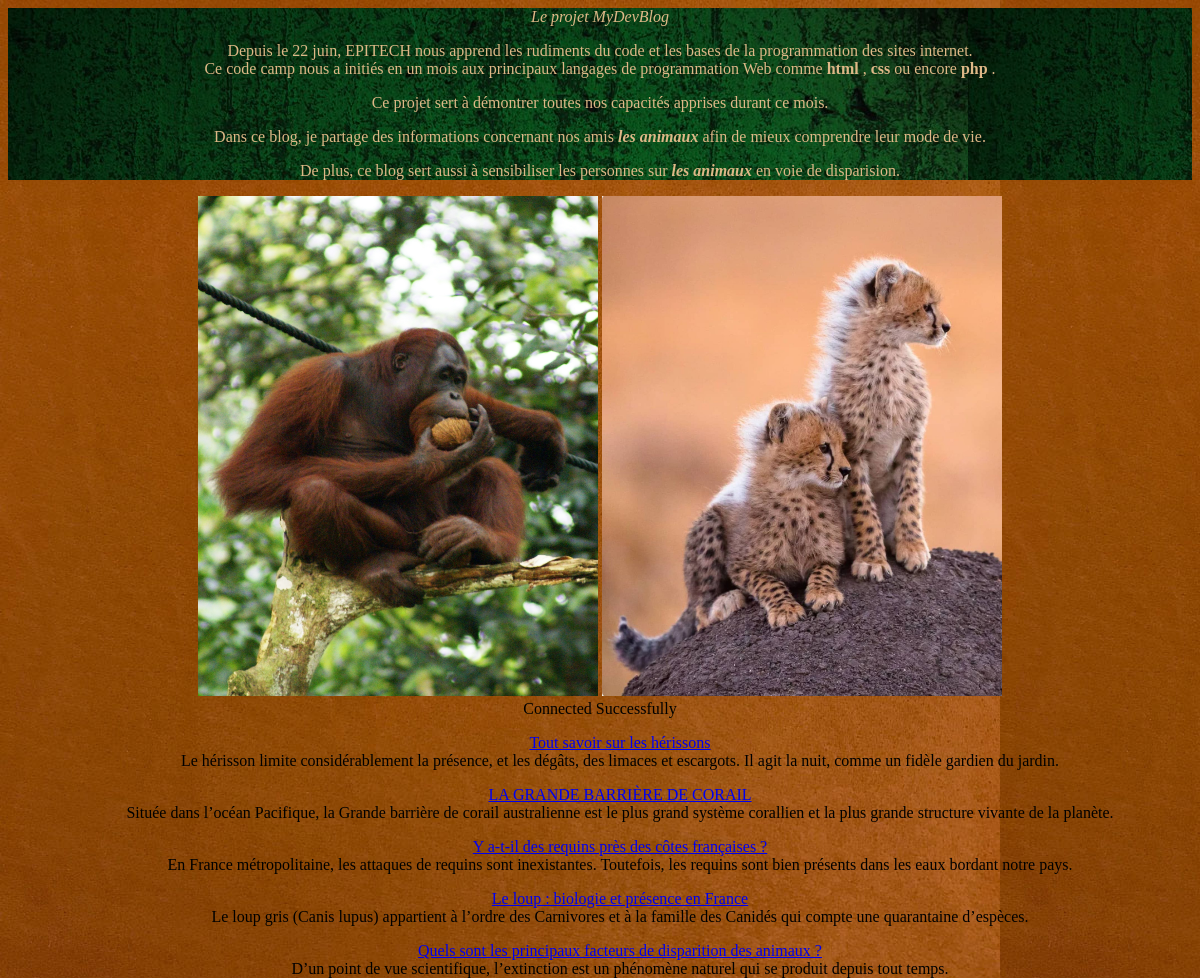
Page /front-office-accueil.php on the committed database.
### tables this page shows
CREATE TABLE `articles` (
  `id` int(11) NOT NULL,
  `titre` text NOT NULL,
  `image` text NOT NULL,
  `date de publication` date NOT NULL,
  `auteur` text NOT NULL,
  `texte` text NOT NULL,
  `extrait` varchar(300) NOT NULL
);

### front-office-accueil.php (the view, shortened to what this page needs)
<DOCTYPE html>
<html lang="fr">
    <head>
        <link rel="stylesheet" href="mydevblog.css">
    </head>
    <main class="accueil">
        <p><i> Le projet MyDevBlog </i></p>
        <p>Depuis le 22 juin, EPITECH nous apprend les rudiments du code et les bases de la programmation des sites internet.
        <br>Ce code camp nous a  initiés en un mois aux principaux langages de programmation Web comme <b> html </b>, <b> css </b> ou encore<b> php </b>.</p>
           Ce projet sert à démontrer toutes nos capacités apprises durant ce mois.
        <br><p> Dans ce blog, je partage des informations concernant nos amis <b><i> les animaux </i></b> afin de mieux comprendre leur mode de vie.</p>
        <p> De plus, ce blog sert aussi à sensibiliser les personnes sur <b><i> les animaux </i></b> en voie de disparision.</p>
    </main>
<main class="image">
        <div>
                     <img src="Orang_Utan.jpg"  alt="photo codage" width="400" height="500">  <img src="guepard.jpg"  alt="photo stage codage" width="400" height="500">
        </div>
</main>
<main class="articles">
        <?php
      function connect_to_database(){
     $servername = 'localhost';
     $username = 'root';
     $password= '';
     $madatabase = 'mydevblog';
try {
    $pdo = new PDO("mysql:host=$servername;dbname=$madatabase",$username,$password);
    $pdo->setAttribute(PDO::ATTR_ERRMODE,PDO::ERRMODE_EXCEPTION);
    echo "Connected Successfully";
    return $pdo;
}
catch (PDOException $e){
    echo "connection failed : ".$e->getMessage();
}
}
$pdo= connect_to_database();
$users = $pdo->query("SELECT * FROM articles ORDER BY id DESC LIMIT 5")->fetchAll();
       echo "<ul>";
foreach ($users as $user){
    echo "<p><a href = \"articles.php?articles=".$user['id']."\">". $user ['titre']."</a><br>";
    echo $user ['extrait']."<br></p>";
}
echo "</ul>";
?>
</main>
</html>

### mydevblog.css (style rules this page uses)
main.Accueil { background-image:url("texture-424726_960_720.jpg"); display: block; text-align: center; color: burlywood; }
main.articles { text-align: center; }
main.image { text-align: center; }

### rows in the picture
articles: titre "Tout savoir sur les hérissons", extrait "Le hérisson limite considérablement la présence, et les dégâts, des limaces et escargots. Il agit la nuit, comme un fidèle gardien du jardin."
articles: titre "LA GRANDE BARRIÈRE DE CORAIL", extrait "Située dans l’océan Pacifique, la Grande barrière de corail australienne est le plus grand système corallien et la plus grande structure vivante de la planète."
articles: titre "Y a-t-il des requins près des côtes françaises ?", extrait "En France métropolitaine, les attaques de requins sont inexistantes. Toutefois, les requins sont bien présents dans les eaux bordant notre pays."
articles: titre "Le loup : biologie et présence en France", extrait "Le loup gris (Canis lupus) appartient à l’ordre des Carnivores et à la famille des Canidés qui compte une quarantaine d’espèces."
articles: titre "Quels sont les principaux facteurs de disparition des animaux ?", extrait "D’un point de vue scientifique, l’extinction est un phénomène naturel qui se produit depuis tout temps."
